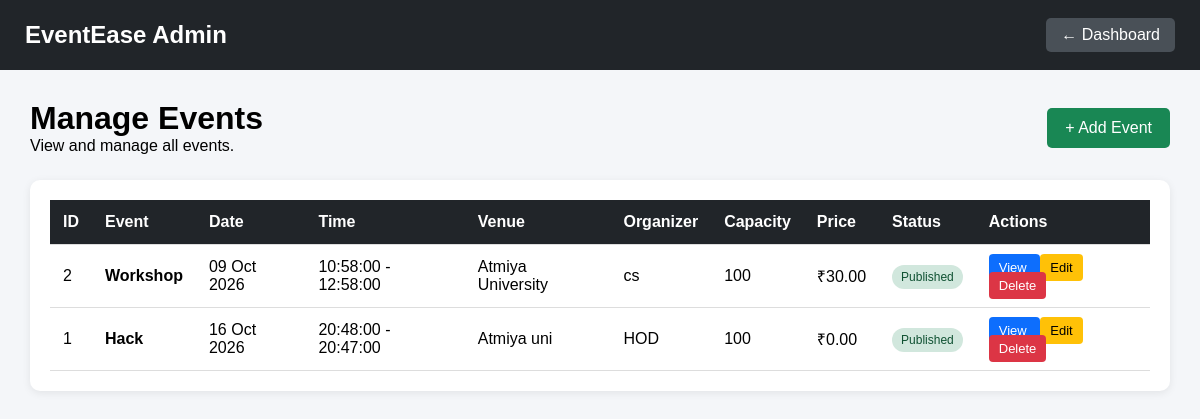
Before: /admin/events.php with the older database file.
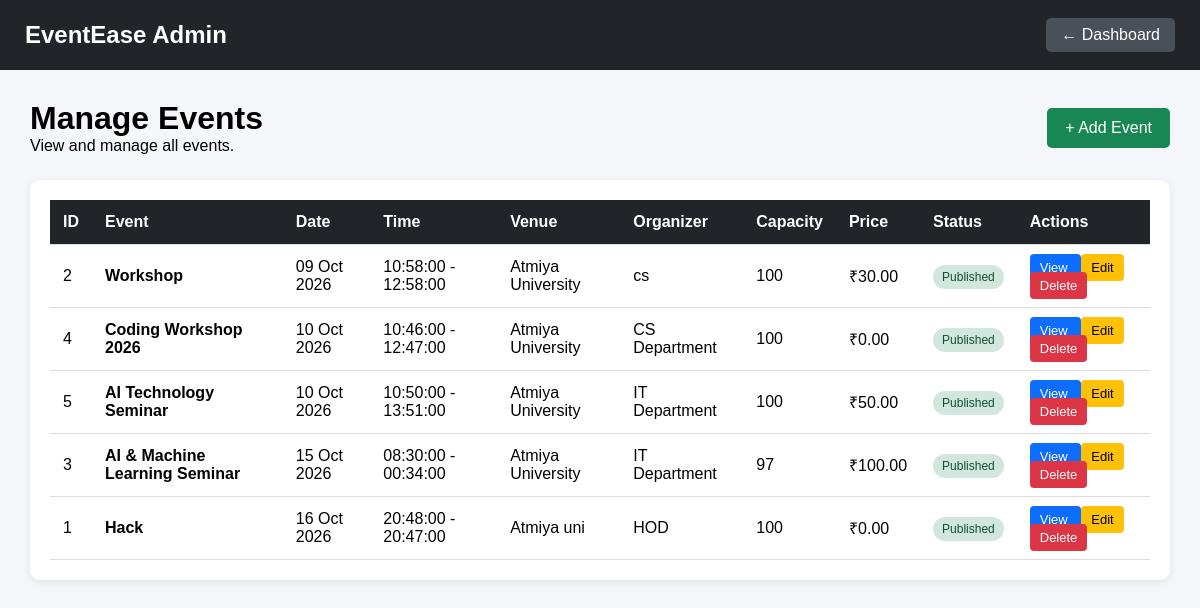
After: the same page with the newer database file.
### tables this page shows
CREATE TABLE `events` (
  `id` int(11) NOT NULL,
  `title` varchar(255) NOT NULL,
  `description` text NOT NULL,
  `event_date` date NOT NULL,
  `start_time` time DEFAULT NULL,
  `end_time` time DEFAULT NULL,
  `venue` varchar(255) NOT NULL,
  `organizer` varchar(255) NOT NULL,
  `capacity` int(11) NOT NULL DEFAULT 100,
  `price` decimal(10,2) NOT NULL DEFAULT 0.00,
  `image` varchar(255) DEFAULT NULL,
  `registration_open` tinyint(1) NOT NULL DEFAULT 1,
  `registration_deadline` datetime DEFAULT NULL,
  `status` enum('draft','published','cancelled','completed') NOT NULL DEFAULT 'published',
  `created_at` timestamp NOT NULL DEFAULT current_timestamp(),
  `updated_at` timestamp NOT NULL DEFAULT current_timestamp() ON UPDATE current_timestamp()
);

### admin/events.php (the view, shortened to what this page needs)
<?php
require_once "../config/database.php";
$query = "SELECT * FROM events ORDER BY event_date ASC";
$result = mysqli_query($conn, $query);
?>
<!DOCTYPE html>
<html lang="en">
<head>
</head>
<body>
<div class="navbar">
    <h2>EventEase Admin</h2>
    <a href="dashboard.php">
        ← Dashboard
    </a>
</div>
<div class="container">
    <div class="top">
        <div>
            <h1>Manage Events</h1>
            <p>View and manage all events.</p>
        </div>
        <a href="add_event.php" class="add-btn">
            + Add Event
        </a>
    </div>
    <div class="table-box">
        <table>
            <thead>
                <tr>
                    <th>ID</th>
                    <th>Event</th>
                    <th>Date</th>
                    <th>Time</th>
                    <th>Venue</th>
                    <th>Organizer</th>
                    <th>Capacity</th>
                    <th>Price</th>
                    <th>Status</th>
                    <th>Actions</th>
                </tr>
            </thead>
            <tbody>
            <?php if (mysqli_num_rows($result) > 0): ?>
                <?php while ($event = mysqli_fetch_assoc($result)): ?>
                    <tr>
                        <td>
                            <?= $event['id'] ?>
                        </td>
                        <td>
                            <strong>
                                <?= htmlspecialchars($event['title']) ?>
                            </strong>
                        </td>
                        <td>
                            <?= date("d M Y", strtotime($event['event_date'])) ?>
                        </td>
                        <td>
                            <?= $event['start_time'] ?: '-' ?>
                            <?php if ($event['end_time']): ?>
                                -
                                <?= $event['end_time'] ?>
                            <?php endif; ?>
                        </td>
                        <td>
                            <?= htmlspecialchars($event['venue']) ?>
                        </td>
                        <td>
                            <?= htmlspecialchars($event['organizer']) ?>
                        </td>
                        <td>
                            <?= $event['capacity'] ?>
                        </td>
                        <td>
                            ₹<?= number_format($event['price'], 2) ?>
                        </td>
                        <td>
                            <span class="status <?= $event['status'] ?>">
                                <?= ucfirst($event['status']) ?>
                            </span>
                        </td>
                        <td>
                            <a
                                href="view_event.php?id=<?= $event['id'] ?>"
                                class="btn view">
                                View
                            </a>
                            <a
                                href="edit_event.php?id=<?= $event['id'] ?>"
                                class="btn edit">
                                Edit
                            </a>
                            <a
                                href="events.php?delete=<?= $event['id'] ?>"
                                class="btn delete"
                                onclick="return confirm('Are you sure you want to delete this event?');">
                                Delete
                            </a>
                        </td>
                    </tr>
                <?php endwhile; ?>
            <?php endif; ?>
            </tbody>
        </table>
    </div>
</div>
</body>
</html>

### admin/events.php (style rules this page uses)
* { box-sizing: border-box; margin: 0; padding: 0; font-family: Arial, sans-serif; }
body { background: #f4f6f9; }
.navbar { background: #212529; color: white; padding: 18px 25px; display: flex; justify-content: space-between; align-items: center; }
.navbar a { color: white; text-decoration: none; background: #495057; padding: 8px 15px; border-radius: 5px; }
.container { padding: 30px; }
.top { display: flex; justify-content: space-between; align-items: center; margin-bottom: 25px; }
.add-btn { background: #198754; color: white; text-decoration: none; padding: 11px 18px; border-radius: 5px; }
.table-box { background: white; padding: 20px; border-radius: 10px; overflow-x: auto; box-shadow: 0 2px 8px rgba(0,0,0,0.08); }
table { width: 100%; border-collapse: collapse; min-width: 1000px; }
th, td { padding: 13px; border-bottom: 1px solid #ddd; text-align: left; }
th { background: #212529; color: white; }
.btn { text-decoration: none; padding: 6px 10px; border-radius: 4px; color: white; font-size: 13px; }
.view { background: #0d6efd; }
.edit { background: #ffc107; color: #000; }
.delete { background: #dc3545; }
.status { padding: 5px 9px; border-radius: 15px; font-size: 12px; }
.published { background: #d1e7dd; color: #0f5132; }

Changed rows visible on the page:
added events: id "4", title "Coding Workshop 2026", event_date "10 Oct 2026", start_time "10:46:00", end_time "12:47:00", venue "Atmiya University", organizer "CS Department", capacity "100", price "0.00", status "Published"
added events: id "5", title "AI Technology Seminar", event_date "10 Oct 2026", start_time "10:50:00", end_time "13:51:00", venue "Atmiya University", organizer "IT Department", capacity "100", price "50.00", status "Published"
added events: id "3", title "AI & Machine Learning Seminar", event_date "15 Oct 2026", start_time "08:30:00", end_time "00:34:00", venue "Atmiya University", organizer "IT Department", capacity "97", price "100.00", status "Published"
